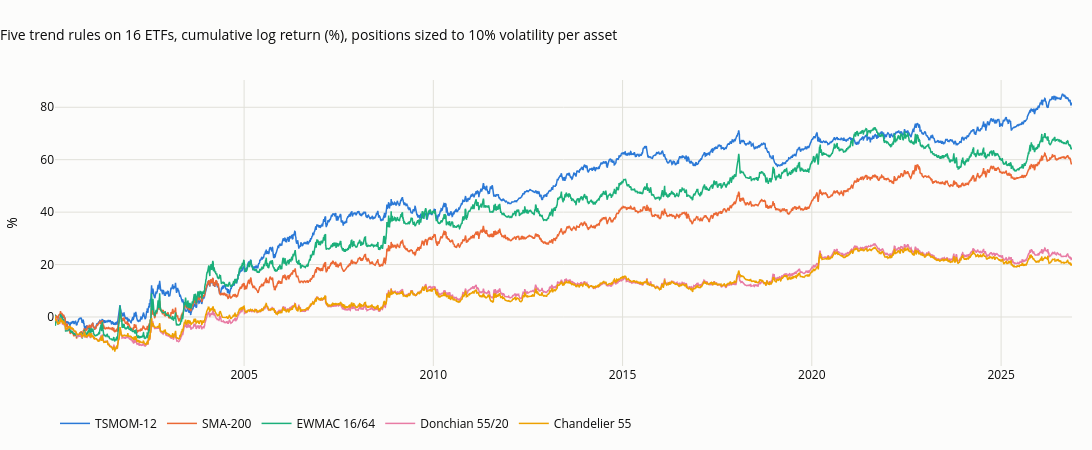

Notebook cell for this chart:
### Code cell
cum = daily.cumsum()
fig = go.Figure()
for j, k in enumerate(cum.columns):
    fig.add_scatter(x=cum.index, y=100 * cum[k], name=k, mode="lines", line=dict(width=1.5, color=SERIES[j % len(SERIES)]))
fig.update_layout(title="Five trend rules on 16 ETFs, cumulative log return (%), positions sized to 10% volatility per asset",
                  yaxis_title="%", height=450, width=1100, margin=dict(t=80), legend=dict(orientation="h", y=-0.15, x=0))
save_figure(fig, "06_02_five_rules", FIG)
fig

### Figure 1 — Plotly figure (JSON) as saved in the notebook; plotly's stock layout.template omitted (floating-point values rounded to 4 significant figures; data arrays with more than 128 entries replaced by an {"elided": "..."} marker saying what was removed)
{"data": [{"line": {"color": "#2a78d6", "width": 1.5}, "mode": "lines", "name": "TSMOM-12", "type": "scatter", "x": {"elided": "6759 str values"}, "y": {"elided": "6759 float values"}}, {"line": {"color": "#eb6834", "width": 1.5}, "mode": "lines", "name": "SMA-200", "type": "scatter", "x": {"elided": "6759 str values"}, "y": {"elided": "6759 float values"}}, {"line": {"color": "#1baf7a", "width": 1.5}, "mode": "lines", "name": "EWMAC 16/64", "type": "scatter", "x": {"elided": "6759 str values"}, "y": {"elided": "6759 float values"}}, {"line": {"color": "#e87ba4", "width": 1.5}, "mode": "lines", "name": "Donchian 55/20", "type": "scatter", "x": {"elided": "6759 str values"}, "y": {"elided": "6759 float values"}}, {"line": {"color": "#eda100", "width": 1.5}, "mode": "lines", "name": "Chandelier 55", "type": "scatter", "x": {"elided": "6759 str values"}, "y": {"elided": "6759 float values"}}], "layout": {"height": 450, "legend": {"orientation": "h", "x": 0, "y": -0.15}, "margin": {"t": 80}, "title": {"text": "Five trend rules on 16 ETFs, cumulative log return (%), positions sized to 10% volatility per asset"}, "width": 1100, "yaxis": {"title": {"text": "%"}}}}
